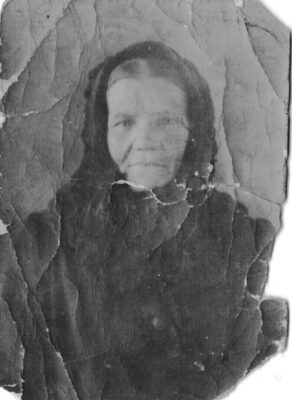
#> input picture PIAO/stare3.jpg, 292 x 400 px
$ python zad1p2.py
#> lines starting #> are read from the running program, lines starting #| are printed output that depends on the picture
import cv2
import numpy as np
import matplotlib.pyplot as plt
def restore_old_photo(image_path, mask_path):
 # Wczytaj obraz starych fotografii
#> called with image_path = 'stare3.jpg', mask_path = 'maski3.jpg'
 old_photo = cv2.imread(image_path)
#> old_photo is the input picture: shape (400, 292, 3); min 29, max 255, mean 106.6
 # Wczytaj maskę obszarów do przywrócenia (maska czarna - uszkodzone obszary)
 damaged_mask = cv2.imread(mask_path, cv2.IMREAD_GRAYSCALE)
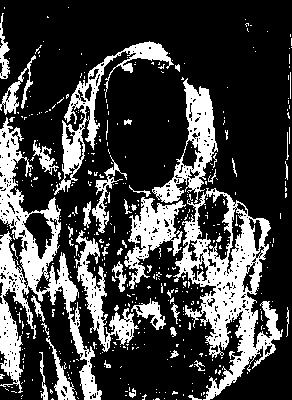
#> input picture PIAO/maski3.jpg, 292 x 400 px
#> damaged_mask is the input picture: shape (400, 292); min 0, max 255, mean 66.9
 # Wykonaj inpainting, aby przywrócić uszkodzone obszary
 restored_photo = cv2.inpaint(old_photo, damaged_mask, inpaintRadius=3,
flags=cv2.INPAINT_TELEA)
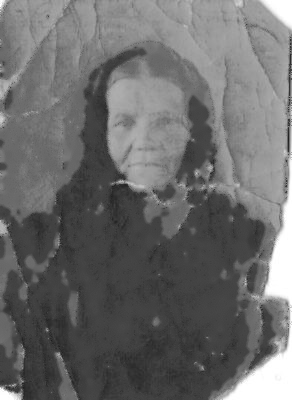
#> restored_photo: shape (400, 292, 3); min 29, max 255, mean 106.9
 # Wyświetl obraz przed i po przywracaniu
 plt.figure(figsize=(10, 5))
 plt.subplot(1, 2, 1)
 plt.imshow(cv2.cvtColor(old_photo, cv2.COLOR_BGR2RGB))
 plt.title("Old Photo")
 plt.axis("off")
 plt.subplot(1, 2, 2)
 plt.imshow(cv2.cvtColor(restored_photo, cv2.COLOR_BGR2RGB))
 plt.title("Restored Photo")
 plt.axis("off")
 plt.show()
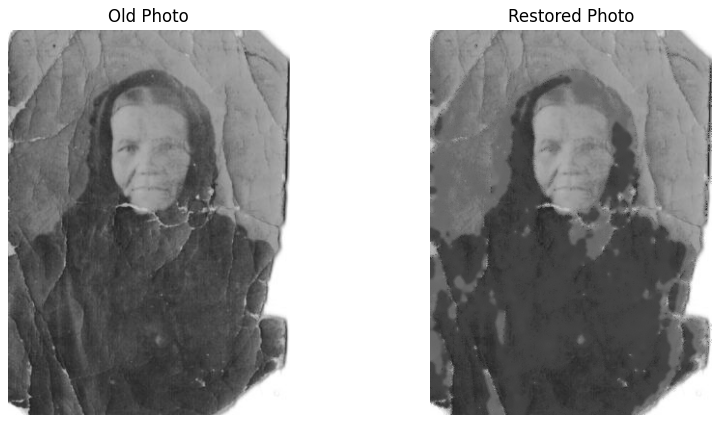
#> figure drawn by matplotlib, 2 panels
# Ścieżki do obrazu starych fotografii i odpowiadającej mu maski
image_path = "stare3.jpg"
mask_path = "maski3.jpg"
# Przywróć i popraw starą fotografię
restore_old_photo(image_path, mask_path)
